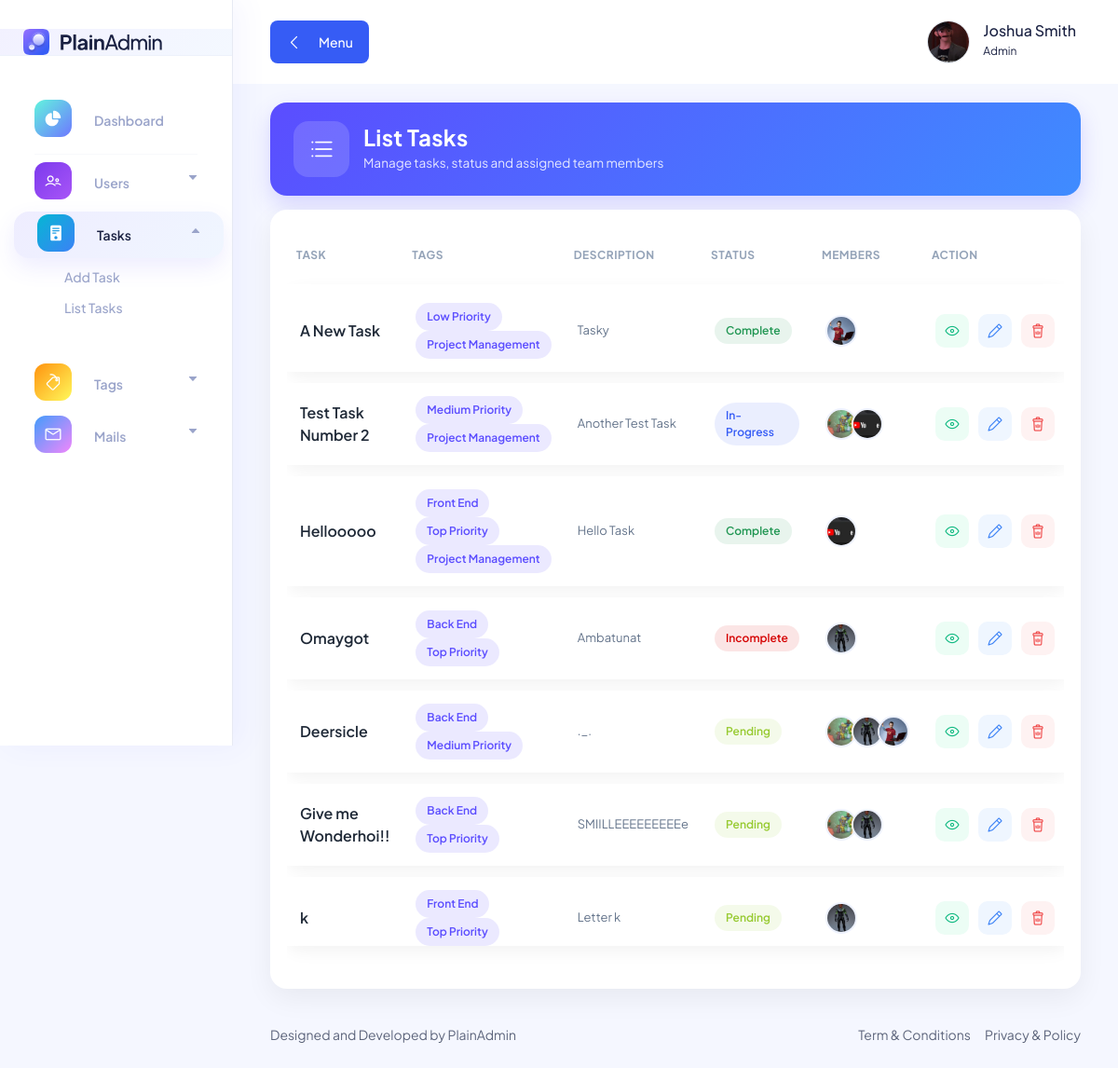
/pages/tasks/list.task.php (signed in), run on an earlier commit of the app's database.
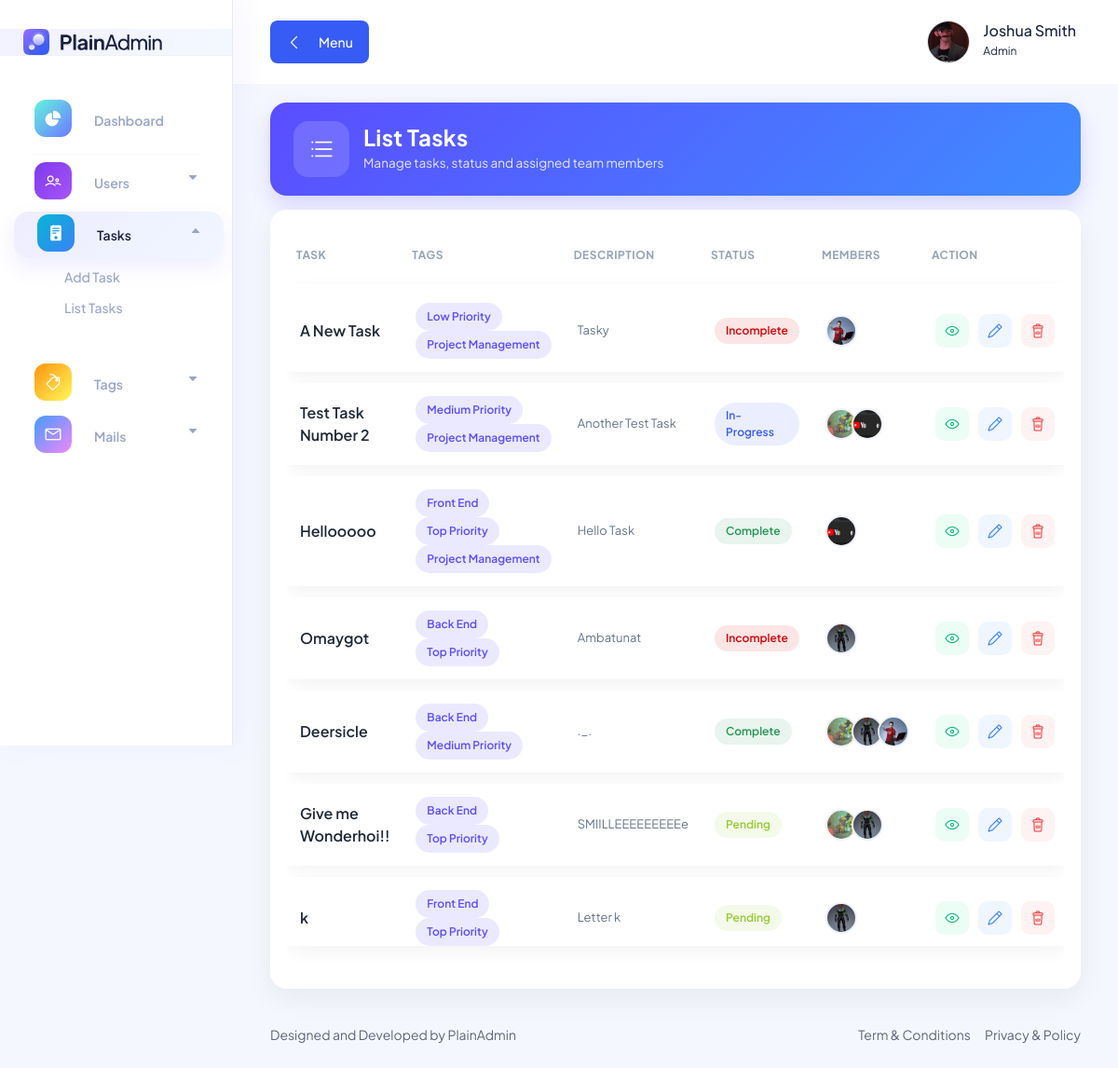
And on a later commit of the database.
### tables this page shows
CREATE TABLE `tasks_tbl` (
  `task_id` int(11) NOT NULL AUTO_INCREMENT,
  `task_name` varchar(100) NOT NULL,
  `task_description` varchar(100) NOT NULL,
  `task_status` int(11) NOT NULL DEFAULT 1,
  `task_attachment` varchar(255) DEFAULT NULL,
  `task_submit` varchar(255) DEFAULT NULL,
  `submission_text` text DEFAULT NULL,
  `submitted_by` varchar(255) DEFAULT '',
  `submitted_at` datetime DEFAULT NULL,
  PRIMARY KEY (`task_id`)
);

CREATE TABLE `task_status_tbl` (
  `status_id` int(11) NOT NULL AUTO_INCREMENT,
  `status` varchar(100) NOT NULL,
  PRIMARY KEY (`status_id`)
);

### includes/utils/user.utils.php (called while the page is built, shortened)
<?php
function get_user_profile_image($conn, $user_id) : string {
    $all_users = mysqli_query($conn, "SELECT * FROM users_tbl WHERE user_id = '$user_id'");
    $user = mysqli_fetch_array($all_users);
    return "/task_management/uploads/profiles/" . $user['profile'];
}

### pages/tasks/list.task.php (the view, shortened to what the changed rows need)
<?php require_once '../../includes/conn.php'; ?>
<?php include_once "../../includes/utils/user.utils.php"; ?>
<!DOCTYPE html>
<html lang="en">
<head>
    <?php include_once "../../includes/components/links.php"; ?>
</head>
<body>
    <main class="main-wrapper">
        <div class="container-fluid">
            <div class="page-header">
                <div>
                    <h2 class="header-title">List Tasks</h2>
                </div>
            </div>
            <div class="glass-card">
                <div class="table-responsive">
                    <table class="table" data-toggle="table" data-search="true" data-filter-control="true">
                        <thead>
                            <tr>
                                <th data-sortable="true">Task</th>
                                <th data-sortable="true">Tags</th>
                                <th data-sortable="true">Description</th>
                                <th data-sortable="true">Status</th>
                                <th data-sortable="true">Members</th>
                                <th>Action</th>
                            </tr>
                        </thead>
                        <tbody>
                            <?php
                            $tasks = mysqli_query($conn, "
SELECT * FROM tasks_tbl
LEFT JOIN task_status_tbl
ON task_status_tbl.status_id = tasks_tbl.task_status
");
                            while ($task = mysqli_fetch_array($tasks)) {
                                $task_id = $task['task_id'];
                                ?>
                                <tr>
                                    <td>
                                        <div class="task-name"><?= $task['task_name']; ?></div>
                                    </td>
                                    <td>
                                        <?php
                                        $select_tag_tasks = mysqli_query($conn, "SELECT * FROM task_tags_tbl LEFT JOIN tags_tbl ON tags_tbl.tag_id = task_tags_tbl.tag_id WHERE task_id = '$task_id'");
                                        if (mysqli_num_rows($select_tag_tasks) == 0) {
                                            ?>
                                            <span class="no-tags">No tags</span>
                                            <?php
                                        } else {
                                            while ($tag = mysqli_fetch_array($select_tag_tasks)) {
                                                ?>
                                                <span class="task-tag">
                                                    <?php echo $tag['tag']; ?>
                                                </span>
                                                <?php
                                            }
                                        }
                                        ?>
                                    </td>
                                    <td>
                                        <div class="task-desc"><?= $task['task_description']; ?></div>
                                    </td>
                                    <td>
                                        <?php
                                        $status_color = match ((int) $task['task_status']) {
                                            1 => "info-btn",
                                            2 => "active-btn",
                                            3 => "success-btn",
                                            4 => "close-btn",
                                        };
                                        ?>
                                        <span class="status-btn <?= $status_color; ?>">
                                            <?= $task['status']; ?>
                                        </span>
                                    </td>
                                    <td>
                                        <div class="d-flex align-items-center">
                                            <?php
                                            $select_members = mysqli_query($conn, "
                                            SELECT * FROM task_members_tbl
                                            LEFT JOIN users_tbl
                                            ON users_tbl.user_id = task_members_tbl.user_id
                                            WHERE task_id = '$task_id'
                                            ");
                                            while ($row = mysqli_fetch_array($select_members)) {
                                                ?>
                                                <a class="member-img"
                                                    href="../profile/profile.php?user_id=<?= $row['user_id']; ?>">
                                                    <img
                                                        src="<?= get_user_profile_image($conn, $row['user_id']); ?>"
                                                        alt="<?= $row['full_name']; ?>" title="<?= $row['full_name']; ?>">
                                                </a>
                                                <?php
                                            }
                                            ?>
                                        </div>
                                    </td>
                                    <td>
                                        <div class="action">
                                            <a class="action-btn view" href="task.view.php?id=<?= $task_id; ?>">
                                                <i class="lni lni-eye"></i>
                                            </a>
                                            <a class="action-btn edit" href="edit.task.php?task_id=<?= $task_id; ?>">
                                                <i class="lni lni-pencil"></i>
                                            </a>
                                            <a class="action-btn delete"
                                                href="ctrlData/ctrl.delete.task.php?task_id=<?= $task_id; ?>">
                                                <i class="lni lni-trash-can"></i>
                                            </a>
                                        </div>
                                    </td>
                                </tr>
                            <?php } ?>
                        </tbody>
                    </table>
                </div>
            </div>
        </div>
    </main>
    <?php include_once "../../includes/components/scripts.php"; ?>
</body>
</html>

What changed in the data, as far as the page shows it:
changed tasks_tbl "A New Task": task_status 3 → 4 (drawn); task_status_tbl.status "Complete" → "Incomplete"
changed tasks_tbl "Deersicle": task_status 1 → 3 (drawn); task_status_tbl.status "Pending" → "Complete"
